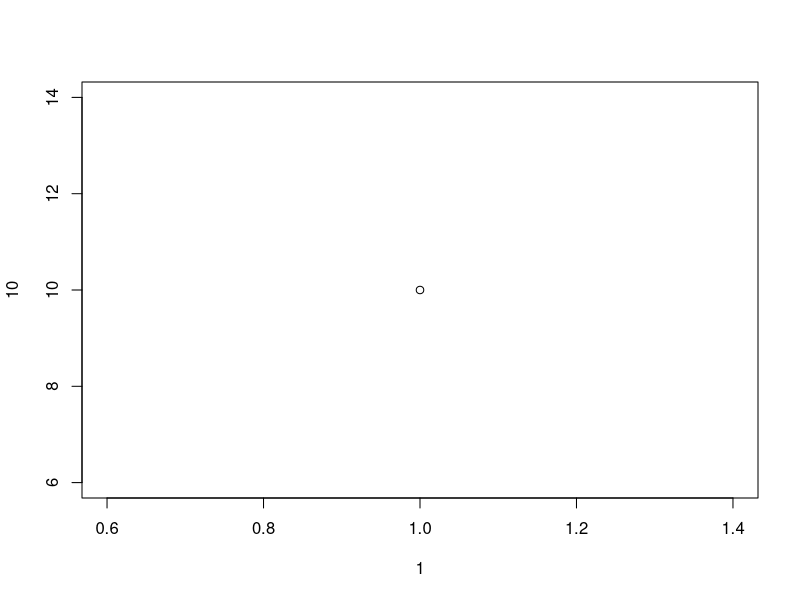
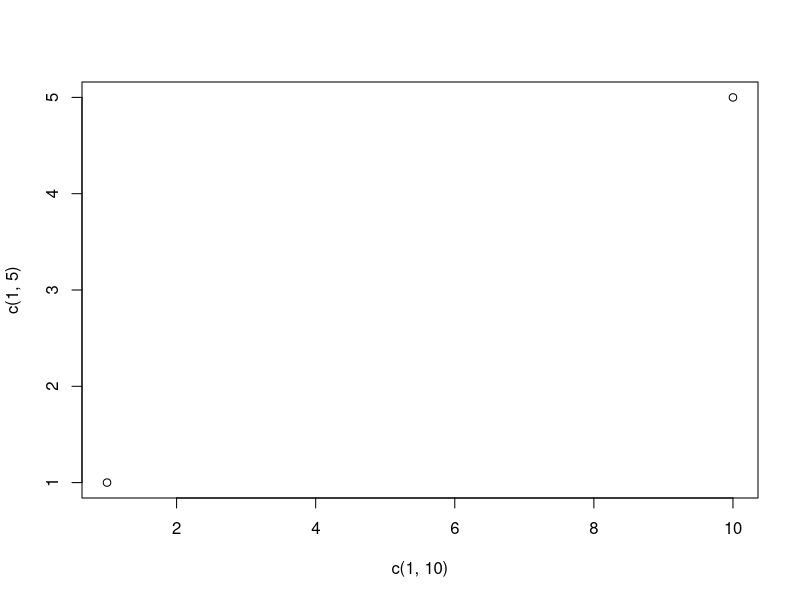
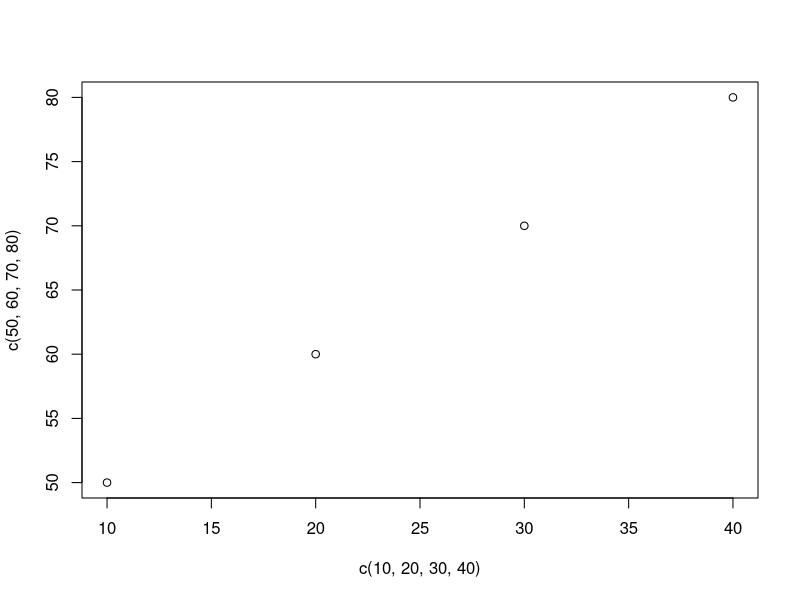
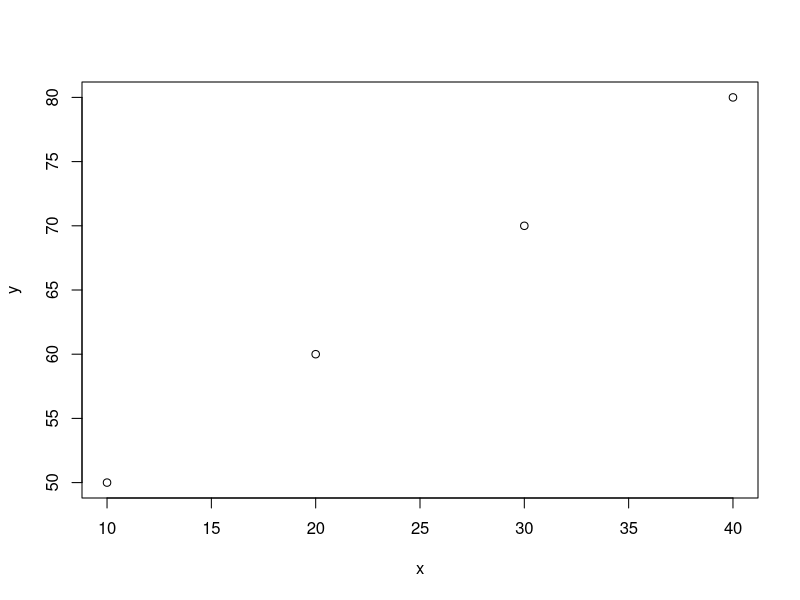
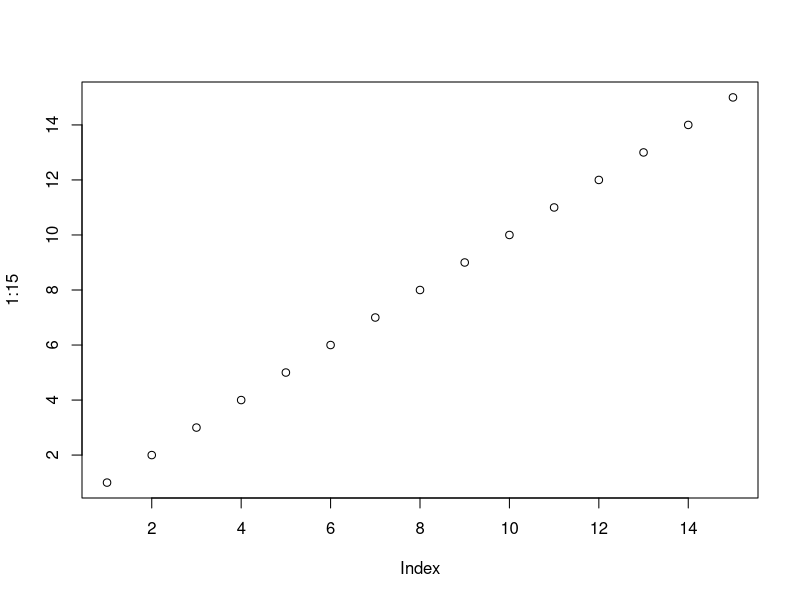
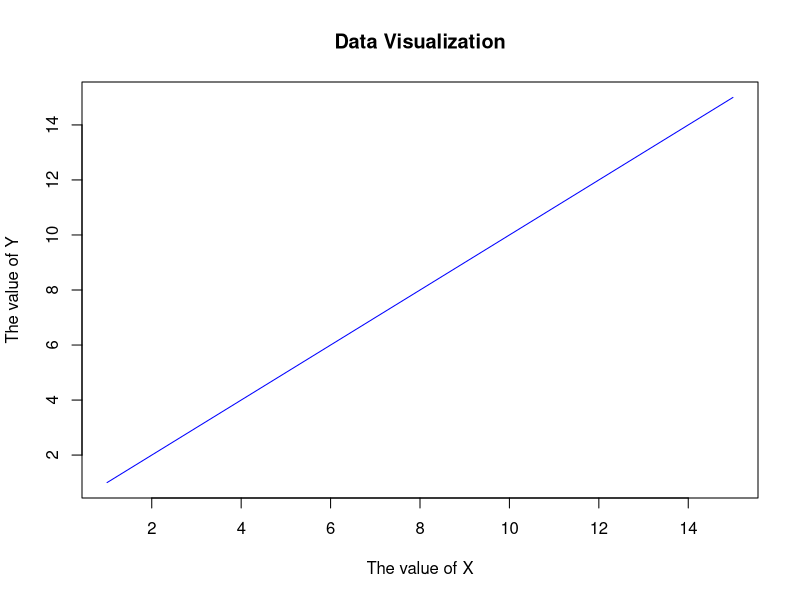
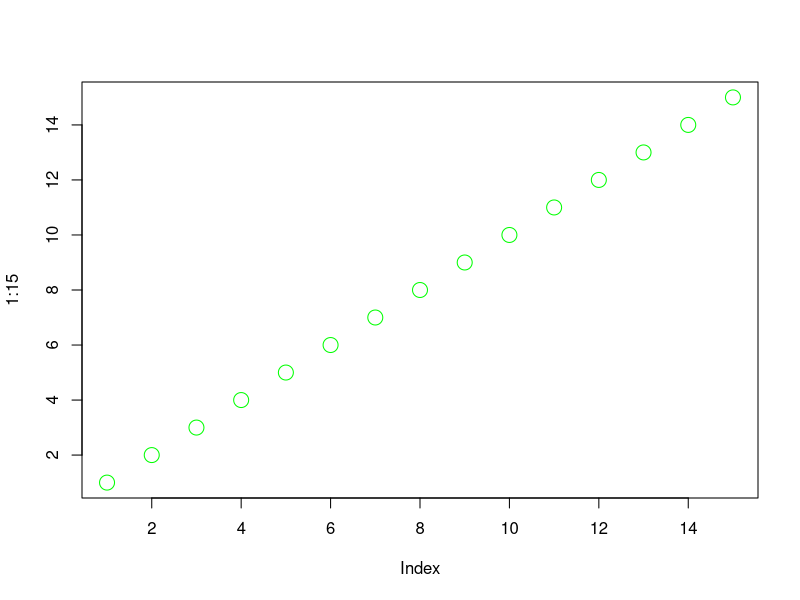
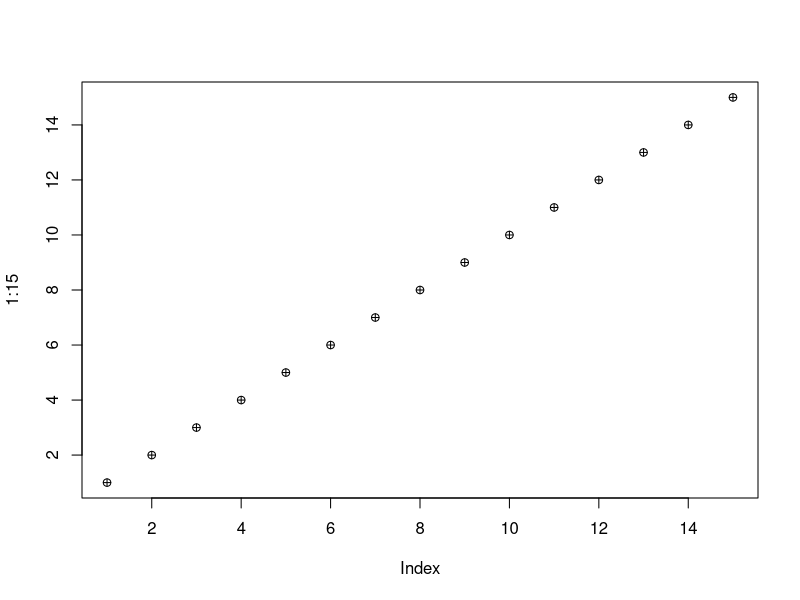

The R script that drew these images, in order:
# Data Visualization in R

# Draw one point
plot(1,10)


# Draw two points 
plot(c(1,10), c(1,5))


#Draw Multiple points
plot(c(10, 20, 30, 40), c(50, 60, 70, 80))

x <- c(10, 20, 30, 40)
y <- c(50, 60, 70, 80)
plot(x, y)

# Draw dots in a sequence 
plot(1:15)

# Draw lines
plot(1:15, type = "l", main = "Data Visualization", xlab = "The value of X",
     ylab = "The value of Y", col="blue")

# Add the color of point or line and change the size of the point or line
plot(1:15, col="green", cex=2) # the default size is 1

#Change shape format 
plot(1:15, pch = 10, cex = 1)
plot(1:15, pch = 20, cex = 1)
plot(1:15, pch = 15, cex = 1)

        #LINES
#colors for lines 
plot(10:20, type = "l", col = "green")


# The width of the line
plot(10:20, lwd = 1)
plot(10:20, lwd = 2)
plot(10:20, lwd = 3)
plot(10:20, type = "l", lwd = 2, lty = 4)

# Draw multiple lines on the same graph 
x1 <- c(2, 3, 4, 5, 6, 7)
y1 <- c(3,5,7,9,11, 13)
plot(x1, type = "l", col = "blue")
lines(y1, type = "l", col="green")

            #PIE CHART
pie_chart <- c(10, 20, 30, 40)
pie(pie_chart, init.angle = 90) # the default angle is 0

#labels for the pie chart 
pie_labels <- c("Grade 9", "Grade 10", "Grade 11", "Grade 12")
pie(pie_chart, labels = pie_labels, init.angle = 90)

#Colors for Pie
pie_colors <- c("yellow", "green", "purple", "blue")
pie(pie_chart, labels = pie_labels, col= pie_colors, 
    init.angle = 90, main = "Students Chart")

#Legends 
legend("bottomright", pie_labels, fill = pie_colors)


            #Bars and Histograms 

#BAR CHARTS
x <- c(10, 20, 30, 40)
y <- c(30,70, 80, 90)
barplot(y, names.arg = x, col = "purple", density = 2)
barplot(y, names.arg = x,  width = c(2,3,4,5))

barplot(y, names.arg = x,  width = c(2,3,4,5), horiz = TRUE)


#Histograms 

#Create histogram
Nums <- c(9,13,22, 17, 34, 46)
hist(Nums,xlab ="The X Axis", ylab ="The Y Axis",col="green",border ="red")

